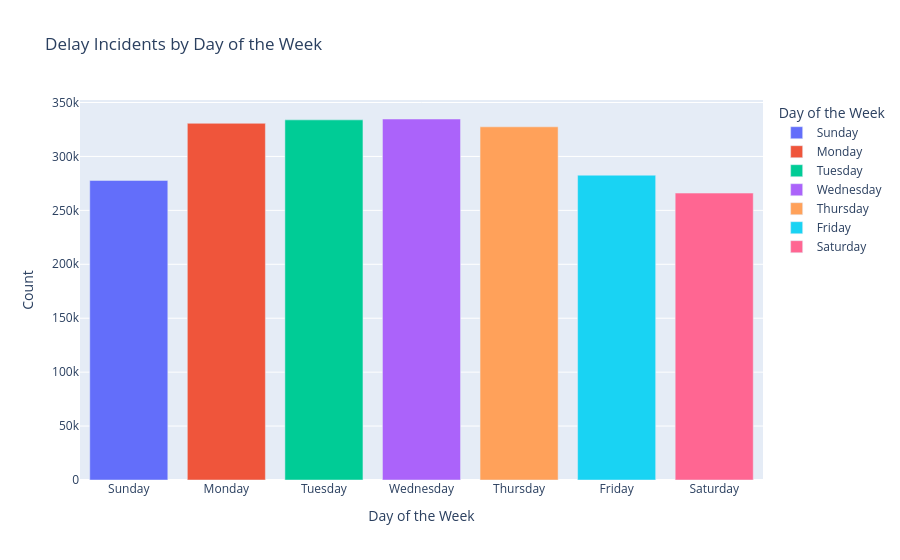

Here is the notebook cell this chart was saved with:
### Code cell
# delay by week with > 0 delay seconds
day_counts = df_dropped[df_dropped['delay_seconds'] > 0]['day_of_week'].value_counts().sort_index()
day_order = ['Sunday', 'Monday', 'Tuesday', 'Wednesday', 'Thursday', 'Friday', 'Saturday']
day_data = cf.DataFrame({'Day of the Week': day_order, 'Count': day_counts})

fig = px.bar(day_data, x='Day of the Week', y='Count', title='Delay Incidents by Day of the Week', color='Day of the Week')
fig.update_layout(xaxis_title='Day of the Week', yaxis_title='Count')

fig.show()

### Figure 1 — Plotly figure (JSON) as saved in the notebook; plotly's stock layout.template omitted (floating-point values rounded to 4 significant figures)
{"data": [{"hovertemplate": "Day of the Week=%{x}<br>Count=%{y}<extra></extra>", "legendgroup": "Sunday", "marker": {"color": "#636efa", "pattern": {"shape": ""}}, "name": "Sunday", "orientation": "v", "showlegend": true, "textposition": "auto", "type": "bar", "x": ["Sunday"], "xaxis": "x", "y": [277769], "yaxis": "y"}, {"hovertemplate": "Day of the Week=%{x}<br>Count=%{y}<extra></extra>", "legendgroup": "Monday", "marker": {"color": "#EF553B", "pattern": {"shape": ""}}, "name": "Monday", "orientation": "v", "showlegend": true, "textposition": "auto", "type": "bar", "x": ["Monday"], "xaxis": "x", "y": [330719], "yaxis": "y"}, {"hovertemplate": "Day of the Week=%{x}<br>Count=%{y}<extra></extra>", "legendgroup": "Tuesday", "marker": {"color": "#00cc96", "pattern": {"shape": ""}}, "name": "Tuesday", "orientation": "v", "showlegend": true, "textposition": "auto", "type": "bar", "x": ["Tuesday"], "xaxis": "x", "y": [333910], "yaxis": "y"}, {"hovertemplate": "Day of the Week=%{x}<br>Count=%{y}<extra></extra>", "legendgroup": "Wednesday", "marker": {"color": "#ab63fa", "pattern": {"shape": ""}}, "name": "Wednesday", "orientation": "v", "showlegend": true, "textposition": "auto", "type": "bar", "x": ["Wednesday"], "xaxis": "x", "y": [334713], "yaxis": "y"}, {"hovertemplate": "Day of the Week=%{x}<br>Count=%{y}<extra></extra>", "legendgroup": "Thursday", "marker": {"color": "#FFA15A", "pattern": {"shape": ""}}, "name": "Thursday", "orientation": "v", "showlegend": true, "textposition": "auto", "type": "bar", "x": ["Thursday"], "xaxis": "x", "y": [327465], "yaxis": "y"}, {"hovertemplate": "Day of the Week=%{x}<br>Count=%{y}<extra></extra>", "legendgroup": "Friday", "marker": {"color": "#19d3f3", "pattern": {"shape": ""}}, "name": "Friday", "orientation": "v", "showlegend": true, "textposition": "auto", "type": "bar", "x": ["Friday"], "xaxis": "x", "y": [282608], "yaxis": "y"}, {"hovertemplate": "Day of the Week=%{x}<br>Count=%{y}<extra></extra>", "legendgroup": "Saturday", "marker": {"color": "#FF6692", "pattern": {"shape": ""}}, "name": "Saturday", "orientation": "v", "showlegend": true, "textposition": "auto", "type": "bar", "x": ["Saturday"], "xaxis": "x", "y": [266024], "yaxis": "y"}], "layout": {"barmode": "relative", "legend": {"title": {"text": "Day of the Week"}, "tracegroupgap": 0}, "title": {"text": "Delay Incidents by Day of the Week"}, "xaxis": {"anchor": "y", "categoryarray": ["Sunday", "Monday", "Tuesday", "Wednesday", "Thursday", "Friday", "Saturday"], "categoryorder": "array", "domain": [0, 1], "title": {"text": "Day of the Week"}}, "yaxis": {"anchor": "x", "domain": [0, 1], "title": {"text": "Count"}}}}
